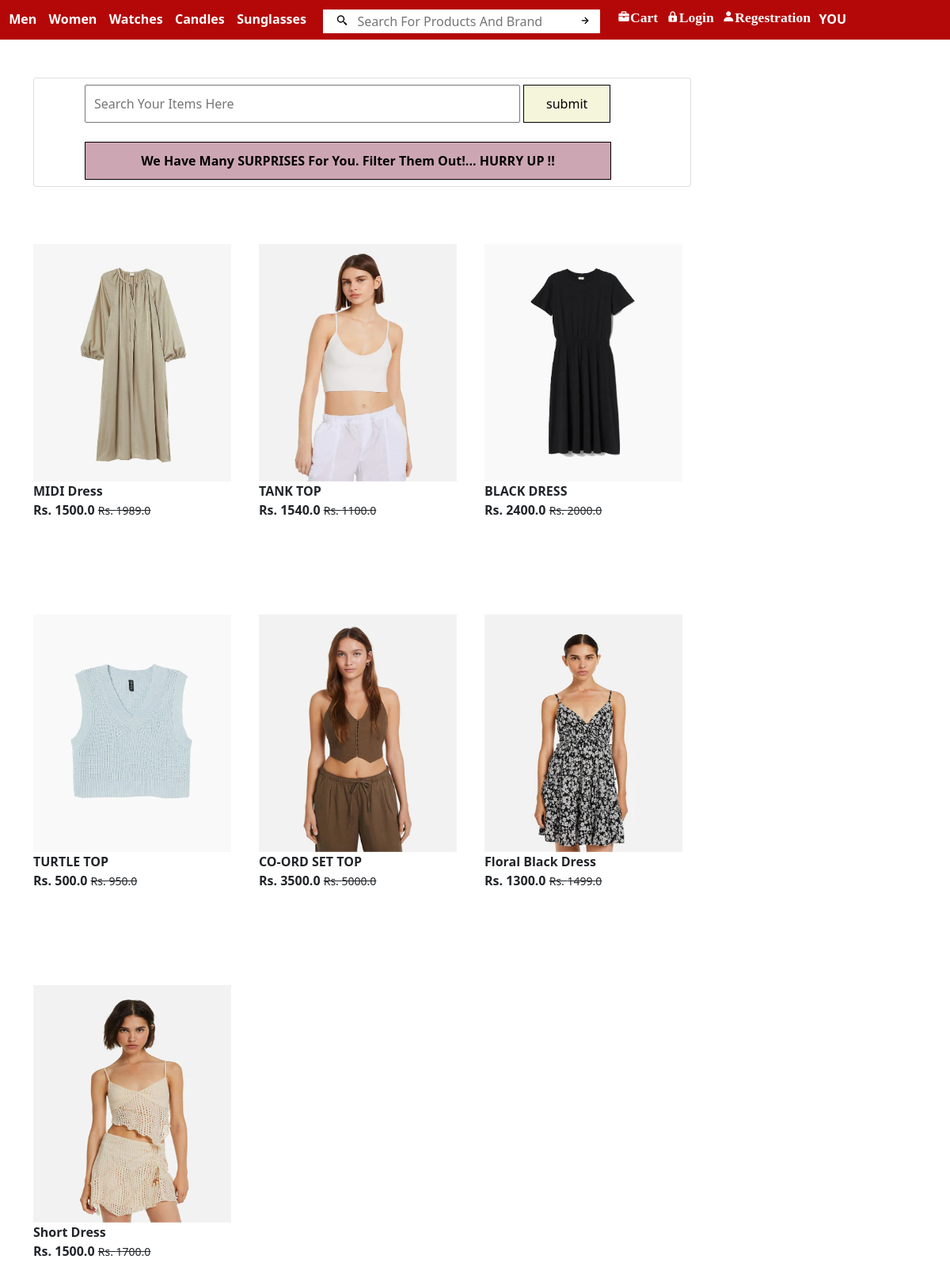
The page /dress/ on the database its author committed.
### app/models.py (models this page shows, shortened)
class Product(models.Model):
    name=models.CharField(max_length=100)
    sellingprice=models.FloatField()
    description=models.TextField()
    discountedprice=models.FloatField()
    quantity=models.IntegerField()
    brand=models.CharField(max_length=100)
    category=models.CharField(choices=ch,max_length=3)
    image=models.ImageField(upload_to="productimg")
    objects=models.Manager()
    products=MyManager()

### app/views.py (the view)
# urls.py: path("dress/",views.Dress,name='dress'),
def Dress(req):
    data=Product.objects.filter(category='dt')
    return render(req,"app/dress.html",{"data":data})

### app/templates/app/dress.html (shortened to what this page needs)
{% extends 'app/base.html' %}
{% block one%}
<div class="container my-5">
    <div class="row">
        <div class="col-sm-9">
            <div class="list-group" >
                <div class="list-group-item list-group-item-action">
                <form action="{% url 'search' %}" method="post" class="mx-5">
                    <input type="search" placeholder="Search Your Items Here" name="sear"  style="width: 550px; padding: 10px;">
                    <button class="sbtn">submit</button>
                </form>
                <br>
                <a href="{% url 'filter' %}" class="mx-5"><button class="sbtn1" >We Have Many SURPRISES For You. Filter Them Out!... HURRY UP !!</button></a>
            </div>
            </div>
            <div class="col ">
                <div class="row">
                    {% for d in data %}
                    <div class="col-4 my-5">
                        <a href="#" class="btn">
                            <a href="{% url 'productdetail' d.id %}">
                                <div class="item">
                               <img src="{{d.image.url}}" alt="" height="300" width="250" class="mx-6"></a>
                                <div class="fw-bold">{{d.name}}</div>
                                <div class="fw-bold">Rs. {{d.discountedprice}}
                                    <small class="fw-light text-decoration-line-through">Rs. {{d.sellingprice}} </small>
                                </div>
                              </div>
                    </div>
                        {% endfor %}
{% endblock %}

### app/templates/app/base.html (shortened to what this page needs)
{% load static %}
<!DOCTYPE html>
<html lang="en">
<head>
    <link rel="stylesheet" href="{% static 'app/css/style.css' %}">
    <link rel="stylesheet" href="{% static 'app/css/bootstrap.min.css' %}">
    <link rel="stylesheet" href="{% static 'app/css/all.min.css' %}">
    <link href='https://unpkg.com/boxicons@2.1.4/css/boxicons.min.css' rel='stylesheet'>
</head>
<body>
    <nav class="nav">
        <div class="n1">
        <a href="{% url 'men' %}">Men</a>
        <a href="{% url 'women' %}">Women</a>
        <a href="{% url 'watch' %}">Watches</a>
        <a href="{% url 'candle' %}">Candles</a>
        <a href="{% url 'sunglass' %}">Sunglasses</a>
    </div>
      <div class="n2">
        <form action="{% url 'search' %}" method="post">
        <i class='bx bx-search-alt-2' ></i><input type="search" placeholder="Search For Products And Brands" name="sear">
        <button><i class='bx bx-right-arrow-alt'></i></button>
      </form>
    </div>
    <div class="n3">
      <i class='bx bxs-briefcase' ><a href="{% url 'showcart' %}">Cart</a></i>
      <i class='bx bxs-lock'><a href="{% url 'login' %}">Login</a></i>
      <i class='bx bxs-user'><a href="{% url 'signup' %}">Regestration</a></i>
        <ul type="none">YOU
        </ul>
    </div>
    </nav>
    {% block one %}{% endblock one %}
</body>
</html>

### app/static/app/css/style.css (style rules this page uses)
* { padding: 0; margin: 0; }
.nav { height: 50px; width: 100%; background-color: rgb(180, 8, 8); color: white; display: flex; justify-content: space-between; box-sizing: border-box; padding-top: 12px; }
.n1 a { text-decoration: none; color: white; font-weight: bold; margin-left: 0.7em; }
.n2 { background-color: white; width: 350px; height: 30px; }
.n2 input { width: 270px; height: 30px; padding: 10px; color: gray; border: 1px solid white; }
.n2 i { background-color: white; color: black; margin-left: 1em }
.n2 button { border: none; background-color: white; }
.n3 { width: 420px; display: flex; }
.n3 a { text-decoration: none; color: white; font-weight: bold; margin-right: 0.6em; font-size: 1.1em; }
.n3 ul { margin-left: -2em; font-weight: bold; }
.sbtn { border: 1px solid black; height: 48px; width: 110px; background-color: beige; }
.sbtn1 { border: 1px solid black; height: 48px; width: 665px; background-color: rgb(205, 166, 179); font-weight: bold; }

### rows shown on the page
Product: image (picture), name "MIDI Dress", discountedprice "1500.0", sellingprice "1989.0"
Product: image (picture), name "TANK TOP", discountedprice "1540.0", sellingprice "1100.0"
Product: image (picture), name "BLACK DRESS", discountedprice "2400.0", sellingprice "2000.0"
Product: image (picture), name "TURTLE TOP", discountedprice "500.0", sellingprice "950.0"
Product: image (picture), name "CO-ORD SET TOP", discountedprice "3500.0", sellingprice "5000.0"
Product: image (picture), name "Floral Black Dress", discountedprice "1300.0", sellingprice "1499.0"
Product: image (picture), name "Short Dress", discountedprice "1500.0", sellingprice "1700.0"
